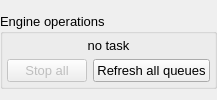
                    <widget class="QWidget" name="tab_3">
                     <attribute name="icon">
                      <iconset resource="icons.qrc">
                       <normaloff>:/icons/sidebar/tasks.png</normaloff>:/icons/sidebar/tasks.png</iconset>
                     </attribute>
                     <attribute name="title">
                      <string>Tasks</string>
                     </attribute>
                     <layout class="QVBoxLayout" name="verticalLayout_12">
                      <property name="spacing">
                       <number>6</number>
                      </property>
                      <property name="leftMargin">
                       <number>0</number>
                      </property>
                      <property name="topMargin">
                       <number>4</number>
                      </property>
                      <property name="rightMargin">
                       <number>0</number>
                      </property>
                      <property name="bottomMargin">
                       <number>2</number>
                      </property>
                      <item>
                       <widget class="QGroupBox" name="stream_info">
                        <property name="sizePolicy">
                         <sizepolicy hsizetype="Preferred" vsizetype="Maximum">
                          <horstretch>0</horstretch>
                          <verstretch>0</verstretch>
                         </sizepolicy>
                        </property>
                        <property name="font">
                         <font>
                          <pointsize>10</pointsize>
                         </font>
                        </property>
                        <property name="title">
                         <string>Engine operations</string>
                        </property>
                        <layout class="QVBoxLayout" name="verticalLayout_13">
                         <property name="leftMargin">
                          <number>4</number>
                         </property>
                         <property name="topMargin">
                          <number>4</number>
                         </property>
                         <property name="rightMargin">
                          <number>4</number>
                         </property>
                         <property name="bottomMargin">
                          <number>4</number>
                         </property>
                         <item>
                          <widget class="QLabel" name="ytdlQueueLabel">
                           <property name="sizePolicy">
                            <sizepolicy hsizetype="Preferred" vsizetype="Maximum">
                             <horstretch>0</horstretch>
                             <verstretch>0</verstretch>
                            </sizepolicy>
                           </property>
                           <property name="font">
                            <font>
                             <pointsize>10</pointsize>
                            </font>
                           </property>
                           <property name="text">
                            <string>no task</string>
                           </property>
                           <property name="alignment">
                            <set>Qt::AlignCenter</set>
                           </property>
                          </widget>
                         </item>
                         <item>
                          <layout class="QHBoxLayout" name="horizontalLayout_14">
                           <property name="topMargin">
                            <number>0</number>
                           </property>
                           <item>
                            <widget class="QPushButton" name="ytdlStopAll">
                             <property name="enabled">
                              <bool>false</bool>
                             </property>
                             <property name="font">
                              <font>
                               <pointsize>10</pointsize>
                              </font>
                             </property>
                             <property name="toolTip">
                              <string>Stop processing current queue of dead tracks</string>
                             </property>
                             <property name="text">
                              <string>Stop all</string>
                             </property>
                             <property name="icon">
                              <iconset resource="icons.qrc">
                               <normaloff>:/icons/others/stop.png</normaloff>:/icons/others/stop.png</iconset>
                             </property>
                            </widget>
                           </item>
                           <item>
                            <widget class="QPushButton" name="ytdlRefreshAll">
                             <property name="font">
                              <font>
                               <pointsize>10</pointsize>
                              </font>
                             </property>
                             <property name="toolTip">
                              <string>Refresh all dead tracks</string>
                             </property>
                             <property name="text">
                              <string>Refresh all queues</string>
                             </property>
                             <property name="icon">
                              <iconset resource="icons.qrc">
                               <normaloff>:/icons/others/reset2.png</normaloff>:/icons/others/reset2.png</iconset>
                             </property>
                            </widget>
                           </item>
                          </layout>
                         </item>
                        </layout>
                       </widget>
                      </item>
                      <item>
                       <layout class="QVBoxLayout" name="downloadWidgetVLayout"/>
                      </item>
                     </layout>
                    </widget>
